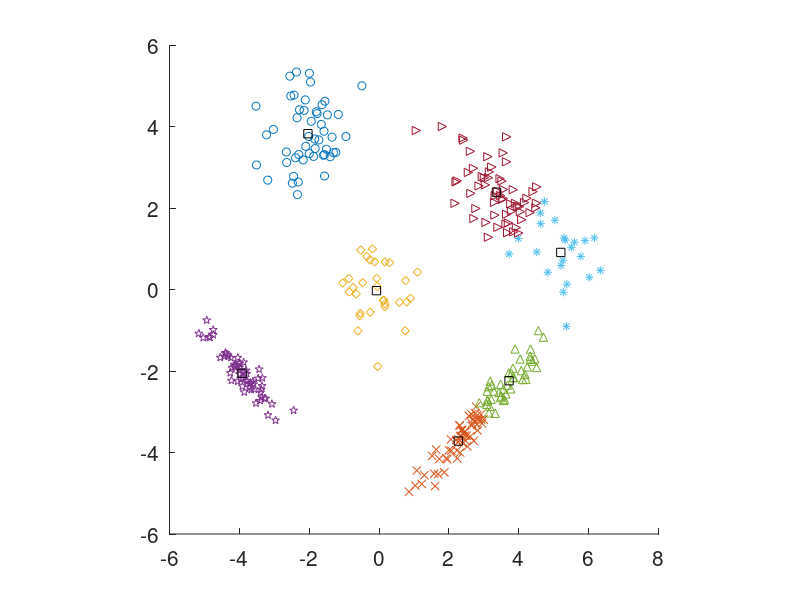

Write MATLAB code to recreate this figure.
clear all;,close all; % すべてのグローバル変数/ウィンドを消去
X=load('sample2d.txt'); % sample2d.txtの読み込み
[d,n]=size(X); % X の次元 d とサンプル数 n を取得
k=7;  %kの値設定

p=[];
R=randperm(n,k);  %1からnの整数からk個ランダムに選んだ行ベクトルR作成
for j=1:k
    p=[p,X(1:2,R(:,j))];  %プロトタイプをサンプルからk個ランダムに選ぶ
end
before=zeros(n,k);    
while(1)
  u=zeros(n,k);  %n行k列の要素0の行列でuを初期化
  for i=1:n
      a=[];
      for j=1:k
          a=[a,(X(1:2,i)-p(:,j))'*(X(1:2,i)-p(:,j))]; %行列aに各プロトタイプとの距離を格納
      end
      [a,I]=sort(a,2);  %aを昇順にソート
      u(i,I(1))=1; %距離が最小のプロトタイプに対応するuの要素を1にする
  end
  for j=1:k
      if(u(:,j)==zeros(n,1))  
      else
         p(:,j)=sum([u(:,j)';u(:,j)'].*X(1:2,:),2)./sum(u(:,j)); %u(:,j)の要素がすべて0ではないときpの値更新
      end
  end
  if(before==u)  %beforeとuの値が一致したらwhile文を抜ける
     break;
  endif
  before=u;  %beforeにuを格納
end

figure(1),clf;
m=['o','x','d','p','^','*','>'];     %プロットする際の記号を要素に格納した行列m作成
for j=1:k
    Y=[];
    for i=1:n
        if(u(i,j)==1)
          Y=[Y,X(1:2,i)];   %プロトタイプに属するXの値をYに追加
        endif
    end
    % サンプルを 2 次元平面に青点でプロット
    figure(1),hold on,plot(Y(1,:),Y(2,:),m(:,j));  %m(:,j)に格納された記号でYをプロット
    figure(1),plot(p(1,j),p(2,j),'ks');  %黒の四角マークでプロトタイプをプロット
end
set(gca,'FontSize',15); %文字のサイズ設定
axis square %図を正方に整形
